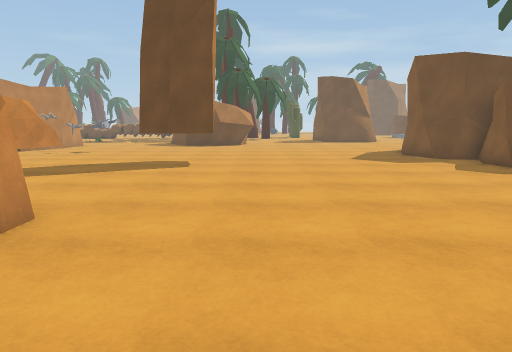
[1] (above)

24 first-person views from a walk through a 3-D level made in the Unity game engine. The camera is 1.3 m above the floor, tilts 8° down and sees 70° across. The floor is counted in squares, 1 m on a side. Each view is taken from the middle of a square. On the plan, view 1 faces up. The plan holds only what a view shows up to about 15 squares ahead; the rest is blank. The place goes on beyond the plan. The player is left out. Some surface patterns are stand-ins.

[2]
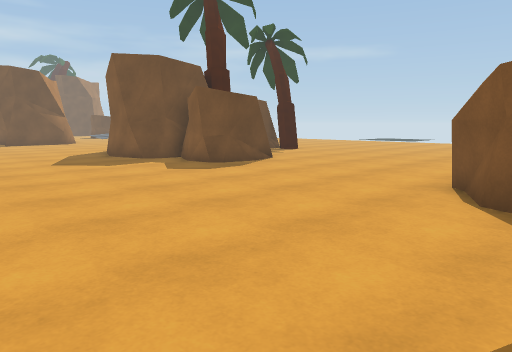

[3]
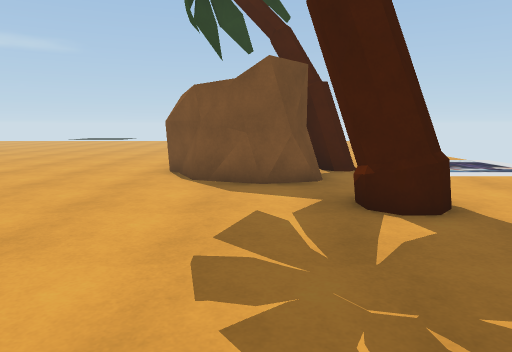

[4]
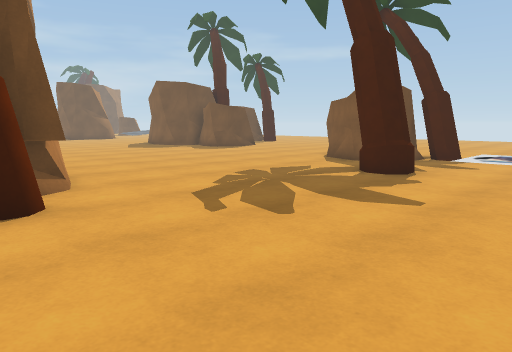

[5]
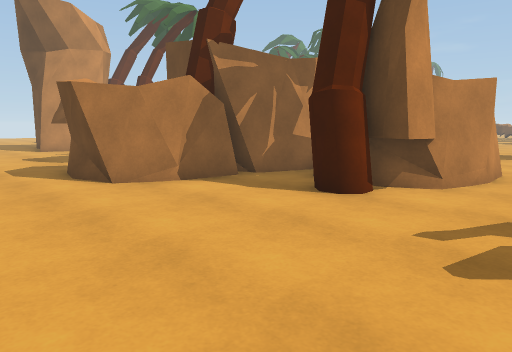

[6]
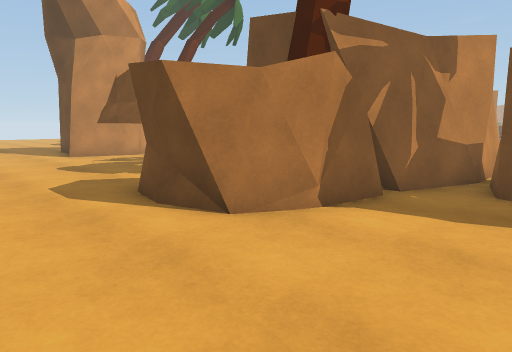

[7]
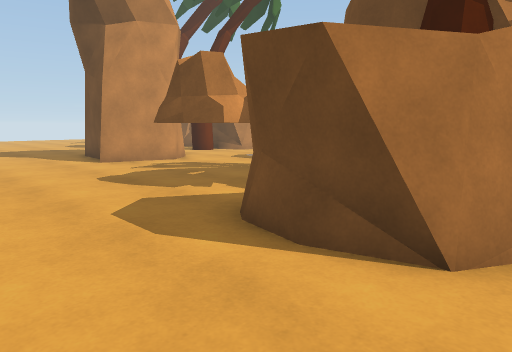

[8]
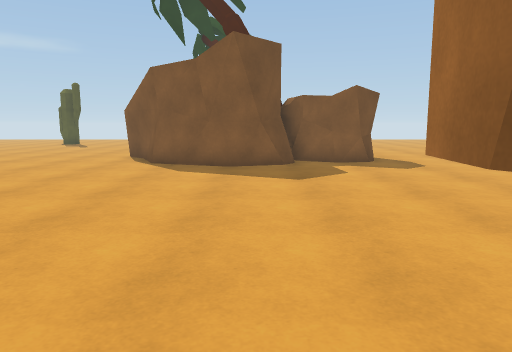

[9]
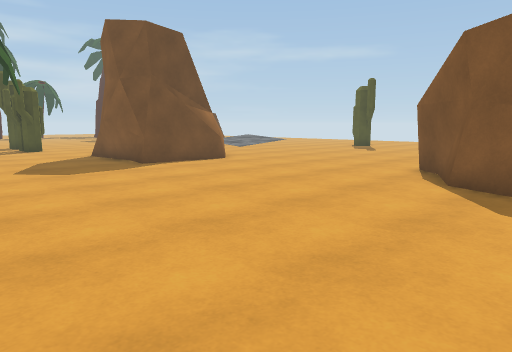

[10]
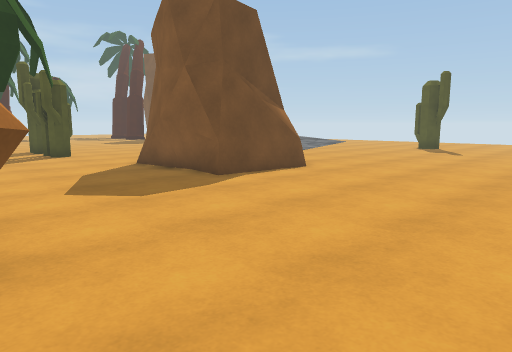

[11]
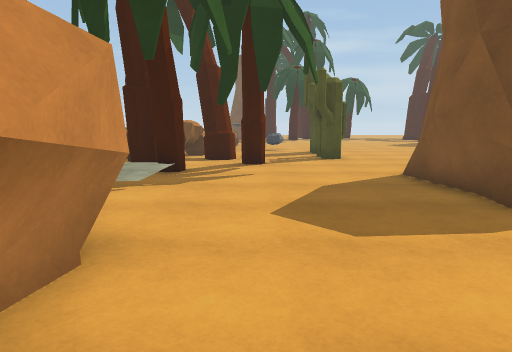

[12]
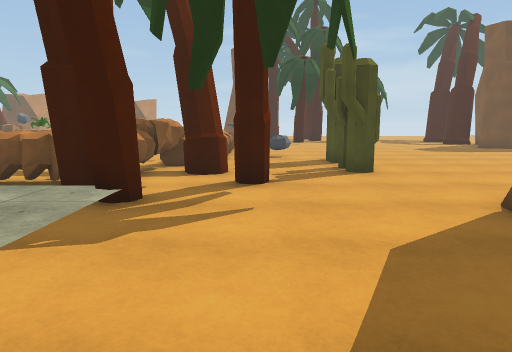

[13]
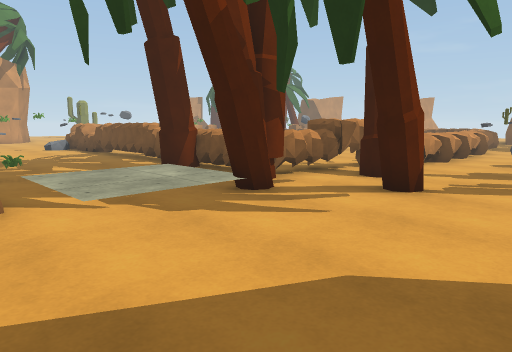

[14]
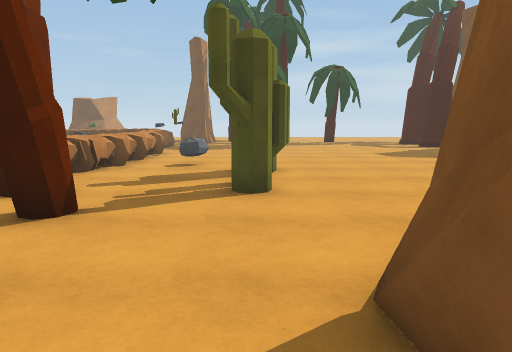

[15]
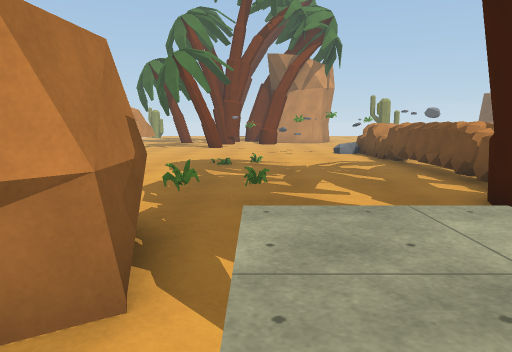

[16]
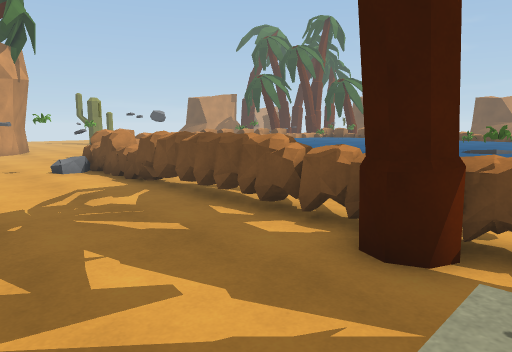

[17]
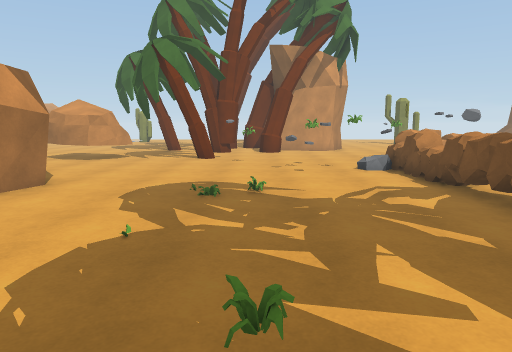

[18]
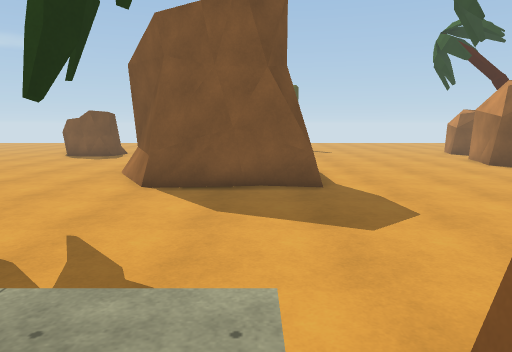

[19]
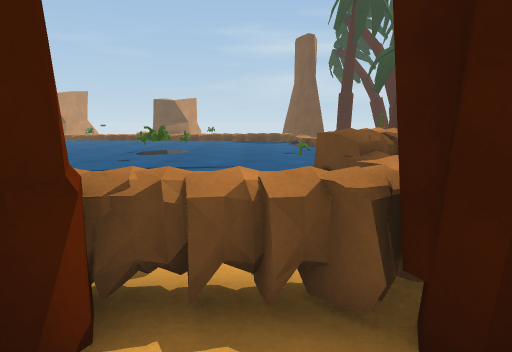

[20]
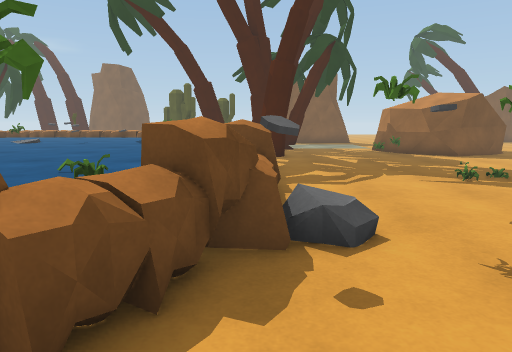

[21]
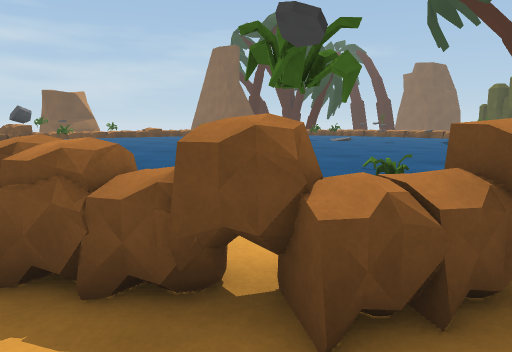

[22]
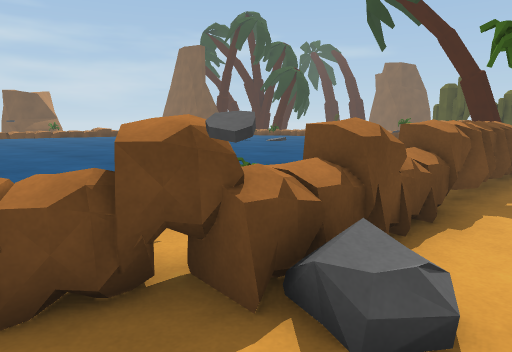

[23]
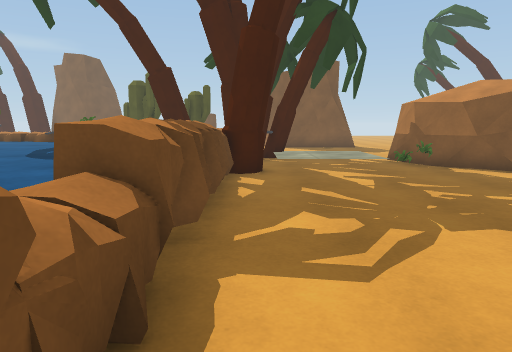

[24]
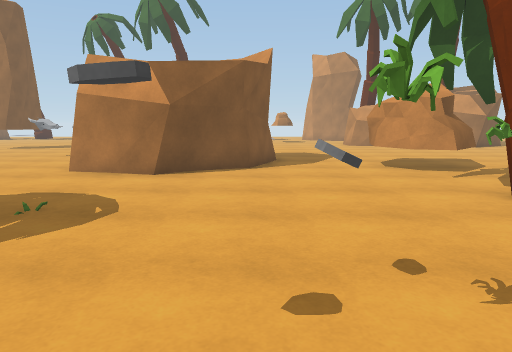

### Floor plan
Key: @ floor where view 1 was taken; # wall or solid block; . main floor; : floor 0.25 m higher than the main floor; / step, stairs or slope; = window, fence, low wall or low ledge; ^ raised ledge; B box; R rock; U bush; O other object.
Columns run from 21 left of view 1 to 9 right of it. Each row starts with its distance up from view 1.
 41    ^^^^   ^^^^^^^^^^ R.^. .....
 40    ^^^  ^^^^^^^^^^^ R....##....
 39  RR^^^ ^^^^^^^^^^^^OR....#.....
 38   R^^^^^^^^^^^^U^^  R....#.....
 37 .RR^^U^^^^^^^^ U  O # ...#.....
 36 .RR  ^^^ ^^^      RR##...#.....
 35  URRRORRRRRRRRR ^  R...........
 34 . .RRRRRRRRRRRRORRR#..#........
 33 ....O..........##.##........##
 32 ....U............::##.....###
 31   .=U.#..........:::......#
 30   ...............:::......#
 29   U............U.///......#
 28  ...............U###......#####
 27  ...............#### ......=##.
 26 #...............#   #..........
 25 ................    ##.........
 24 ............  ..    ##.........
 23 #......####..        ..........
 22 ##...###   ...       ..........
 21  #...#     ...       ..........
 20   ...#      ...     ..........#
 19   ...       ....    .........##
 18   ...        BB.    ........##
 17               B   ..........#
 16                   ..........#
 15             ................##
 14             ................###
 13              .....##.........##
 12              .....##.........##
 11               ...............##
 10                ................
  9                ................
  8                  B.............
  7                 BB.............
  6              #   B.............
  5              ##   #............
  4   ..         ##   #............
  3 #.../        ##  ##.........##
  2 ##....      ######..........#
  1 ##....      ##.###.........##
  0 #....  B    ##..#....@.....####
 -1 #.... BB.   ##...........#...##
 -2 ......B..####............#....#
 -3 ..........##...............:::/
 -4 ...........................:::
 -5      ...................   :::/
 -6           .. ...... .        //

Where each view was taken, in squares from view 1:
view 1: 0 up, 0 right, facing up
view 2: 1 up, 0 right, facing up-right
view 3: 1 up, 2 left, facing right
view 4: 6 down, 6 left, facing up-right
view 5: 6 down, 1 left, facing up-left
view 6: 6 down, 5 left, facing up-left
view 7: 6 down, 8 left, facing up-left
view 8: 15 up, 5 left, facing right
view 9: 16 up, 1 left, facing up-right
view 10: 20 up, 1 left, facing up-right
view 11: 22 up, 1 right, facing up
view 12: 26 up, 1 right, facing up
view 13: 27 up, 4 right, facing up-left
view 14: 29 up, 4 right, facing up
view 15: 29 up, 0 right, facing left
view 16: 29 up, 4 left, facing up-left
view 17: 29 up, 4 left, facing left
view 18: 29 up, 4 left, facing right
view 19: 31 up, 4 left, facing up
view 20: 34 up, 21 left, facing right
view 21: 34 up, 21 left, facing up-right
view 22: 32 up, 19 left, facing up-right
view 23: 33 up, 16 left, facing right
view 24: 33 up, 16 left, facing down
